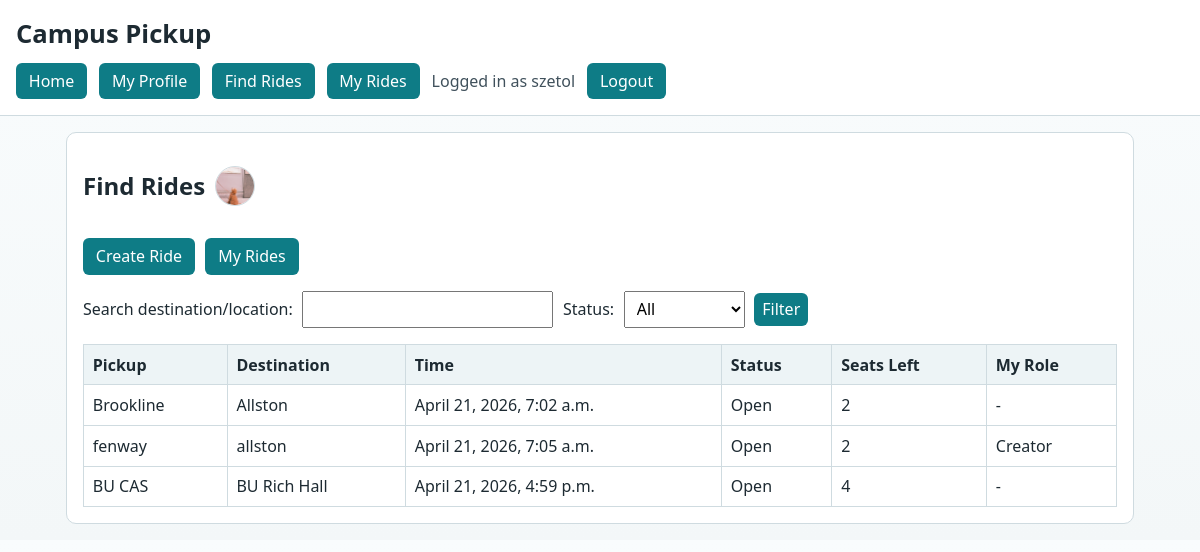
The app's page /campus_pickup/rides/ (signed in), older data.
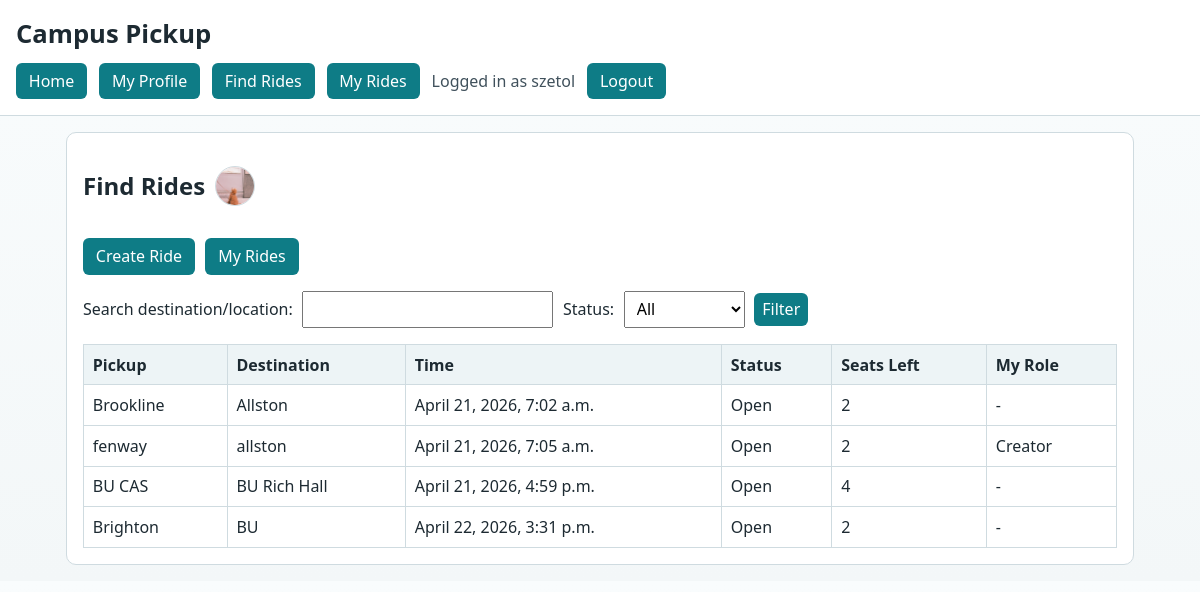
The same page, newer data.
### campus_pickup/models.py (models this page shows, shortened)
class Profile(models.Model):
    user = models.ForeignKey(User, on_delete=models.CASCADE)
    display_name = models.TextField(blank=False)
    bio_text = models.TextField(blank=True)
    profile_image_url = models.ImageField(
        "profile image",
        upload_to="campus_pickup/profile_images/",
        blank=True,
    )
    join_date = models.DateTimeField(auto_now_add=True)

class Ride(models.Model):
    REQUEST_TYPES = [
        ("reservation", "Reservation"),
        ("realtime", "Real-Time"),
    ]
    STATUS_CHOICES = [
        ("open", "Open"),
        ("accepted", "Accepted"),
        ("full", "Full"),
        ("completed", "Completed"),
        ("cancelled", "Cancelled"),
    ]
    creator = models.ForeignKey(
        Profile,
        on_delete=models.CASCADE,
        related_name="created_rides"
    )
    driver = models.ForeignKey(
        Profile,
        on_delete=models.SET_NULL,
        null=True,
        blank=True,
        related_name="driving_rides"
    )
    pickup_location = models.TextField(blank=False)
    destination = models.TextField(blank=False)
    pickup_time = models.DateTimeField()
    request_type = models.CharField(max_length=20, choices=REQUEST_TYPES)
    status = models.CharField(
        max_length=20,
        choices=STATUS_CHOICES,
        default="open"
    )
    seat_capacity = models.IntegerField(default=4)
    created_at = models.DateTimeField(auto_now_add=True)
    def seats_taken(self):
        return RideParticipant.objects.filter(ride=self).count()
    def seats_remaining(self):
        return self.seat_capacity - self.seats_taken()

### campus_pickup/views.py (the view)
# urls.py: path("rides/", views.RideListView.as_view(), name="ride_list"),
class RideListView(ProfileRequiredMixin, ListView):
    model = Ride
    template_name = "campus_pickup/ride_list.html"
    context_object_name = "rides"
    def get_queryset(self):
        queryset = Ride.objects.select_related("creator", "driver").order_by("pickup_time")
        query = self.request.GET.get("q", "").strip()
        status = self.request.GET.get("status", "").strip()
        if query:
            queryset = queryset.filter(
                Q(destination__icontains=query) | Q(pickup_location__icontains=query)
            )
        if status:
            queryset = queryset.filter(status=status)
        return queryset
    def get_context_data(self, **kwargs):
        context = super().get_context_data(**kwargs)
        context["current_query"] = self.request.GET.get("q", "").strip()
        context["current_status"] = self.request.GET.get("status", "").strip()
        context["status_choices"] = Ride.STATUS_CHOICES
        context["my_profile"] = self.get_my_profile()
        return context

### campus_pickup/views.py (called while the page is built)
    def get_my_profile(self):
        return get_object_or_404(Profile, user=self.request.user)

    def dispatch(self, request, *args, **kwargs):
        if request.user.is_authenticated and not Profile.objects.filter(user=request.user).exists():
            return redirect("campus_pickup:profile_create")
        return super().dispatch(request, *args, **kwargs)

### campus_pickup/templates/campus_pickup/ride_list.html (shortened to what this page needs)
{% extends "campus_pickup/base.html" %}
{% block content %}
<section class="panel">
    <div class="page-title">
        <h2>Find Rides</h2>
        {% if my_profile.profile_image_url %}
        <img
            class="profile-avatar title-avatar"
            src="{{ my_profile.profile_image_url.url }}"
            alt="{{ my_profile.display_name }}"
        >
        {% endif %}
    </div>
    <p>
        <a class="button-link" href="{% url 'campus_pickup:ride_create' %}">Create Ride</a>
        <a class="button-link" href="{% url 'campus_pickup:my_rides' %}">My Rides</a>
    </p>
    <form method="get" class="filters">
        <label for="q">Search destination/location:</label>
        <input id="q" name="q" type="text" value="{{ current_query }}">
        <label for="status">Status:</label>
        <select id="status" name="status">
            <option value="">All</option>
        </select>
        <button type="submit">Filter</button>
    </form>
    <table>
        <thead>
            <tr>
                <th>Pickup</th>
                <th>Destination</th>
                <th>Time</th>
                <th>Status</th>
                <th>Seats Left</th>
                <th>My Role</th>
            </tr>
        </thead>
        <tbody>
            {% for r in rides %}
            <tr
                class="clickable-row"
                data-href="{% url 'campus_pickup:ride_detail' r.pk %}"
                tabindex="0"
                onclick="window.location.href=this.dataset.href"
                onkeydown="if (event.key === 'Enter') window.location.href=this.dataset.href"
            >
                <td>{{ r.pickup_location }}</td>
                <td>{{ r.destination }}</td>
                <td>{{ r.pickup_time }}</td>
                <td>{{ r.get_status_display }}</td>
                <td>{{ r.seats_remaining }}</td>
                <td>
                    {% if r.creator == my_profile %}Creator{% elif r.driver == my_profile %}Driver{% else %}-{% endif %}
                </td>
            </tr>
            {% empty %}
            <tr>
                <td colspan="6">No rides found.</td>
            </tr>
            {% endfor %}
        </tbody>
    </table>
</section>
{% endblock %}

### campus_pickup/templates/campus_pickup/base.html (shortened to what this page needs)
{% load static %}
<!DOCTYPE html>
<html lang="en">
<head>
    <link rel="stylesheet" href="{% static 'styles/campus_pickup.css' %}?v=4">
</head>
<body>
    <header>
        <h1>Campus Pickup</h1>
        <nav>
            {% if user.is_authenticated %}
            <a href="{% url 'campus_pickup:home' %}">Home</a>
            <a href="{% url 'campus_pickup:my_profile' %}">My Profile</a>
            <a href="{% url 'campus_pickup:ride_list' %}">Find Rides</a>
            <a href="{% url 'campus_pickup:my_rides' %}">My Rides</a>
            <span class="nav-status">Logged in as {{ user.username }}</span>
            <form method="post" action="{% url 'campus_pickup:logout' %}" class="nav-form">
                <button type="submit">Logout</button>
            </form>
            {% else %}
            <a href="{% url 'campus_pickup:login' %}">Login</a>
            <a href="{% url 'campus_pickup:profile_create' %}">Create Account</a>
            {% endif %}
        </nav>
    </header>
    <main>
        {% block content %}
        {% endblock %}
    </main>
</body>
</html>

### static/styles/campus_pickup.css (style rules this page uses)
:root { --bg: #f3f7f8; --surface: #ffffff; --border: #cfdbe0; --text: #1d2a32; --accent: #0e7c86; --accent-dark: #0a5960; }
* { box-sizing: border-box; }
body { margin: 0; padding: 0; background: linear-gradient(180deg, #f9fcfd 0%, var(--bg) 100%); color: var(--text); font-family: "Trebuchet MS", "Segoe UI", Tahoma, sans-serif; }
header { background: var(--surface); border-bottom: 1px solid var(--border); padding: 1rem; }
header h1 { margin: 0 0 0.75rem 0; font-size: 1.6rem; }
nav { display: flex; flex-wrap: wrap; gap: 0.75rem; }
nav a { text-decoration: none; color: #ffffff; background: var(--accent); border-radius: 6px; padding: 0.45rem 0.8rem; }
.nav-form { margin: 0; }
.nav-form button, .form-grid button { background: var(--accent); border: none; color: #ffffff; border-radius: 6px; cursor: pointer; font: inherit; padding: 0.45rem 0.8rem; }
.nav-status { display: inline-flex; align-items: center; gap: 0.4rem; align-self: center; color: #40515c; }
.button-link { text-decoration: none; color: #ffffff; background: var(--accent); border-radius: 6px; padding: 0.45rem 0.8rem; display: inline-block; margin-right: 0.4rem; }
main { max-width: 1100px; margin: 1rem auto; padding: 0 1rem; }
.panel { background: var(--surface); border: 1px solid var(--border); border-radius: 10px; padding: 1rem; margin-bottom: 1rem; }
.page-title { display: flex; align-items: center; gap: 0.6rem; margin-bottom: 0.8rem; }
.profile-avatar { width: 72px; height: 72px; border: 1px solid var(--border); border-radius: 50%; object-fit: cover; display: block; }
.page-title .title-avatar { width: 40px; height: 40px; }
table { width: 100%; border-collapse: collapse; }
th, td { border: 1px solid var(--border); padding: 0.55rem; text-align: left; vertical-align: top; }
th { background: #edf4f6; }
.clickable-row { cursor: pointer; }
.filters { display: flex; flex-wrap: wrap; gap: 0.6rem; align-items: center; margin-bottom: 1rem; }
.filters input, .filters select, .filters button { font: inherit; padding: 0.35rem 0.5rem; }
.filters button { background: var(--accent); border: none; color: #fff; border-radius: 6px; cursor: pointer; }

Row changes from the older to the newer data that the page shows:
added Ride: pickup_location "Brighton", destination "BU", pickup_time "April 22, 2026, 3:31 p.m.", status "Open", seats_remaining "2"
